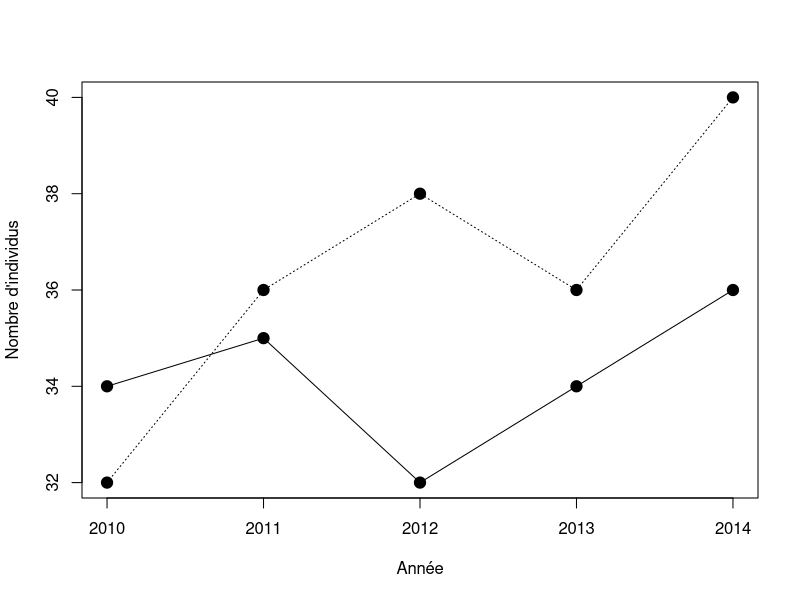
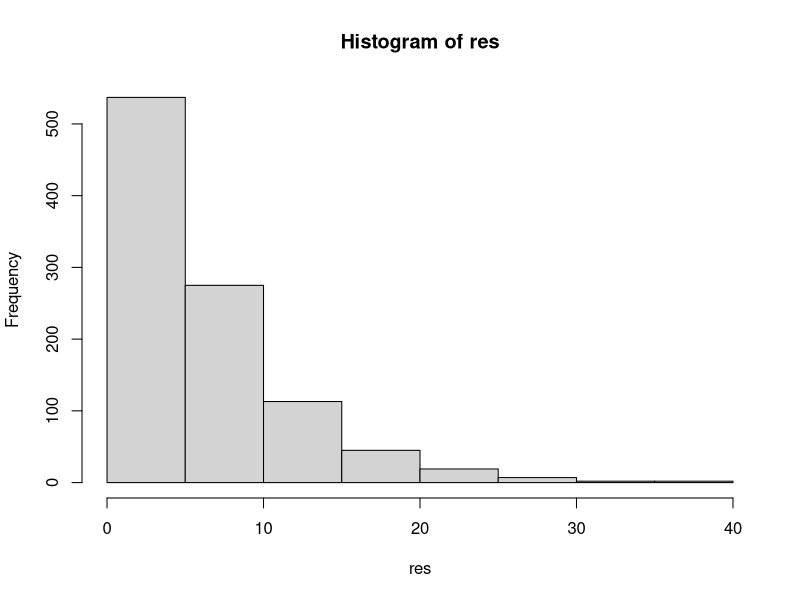
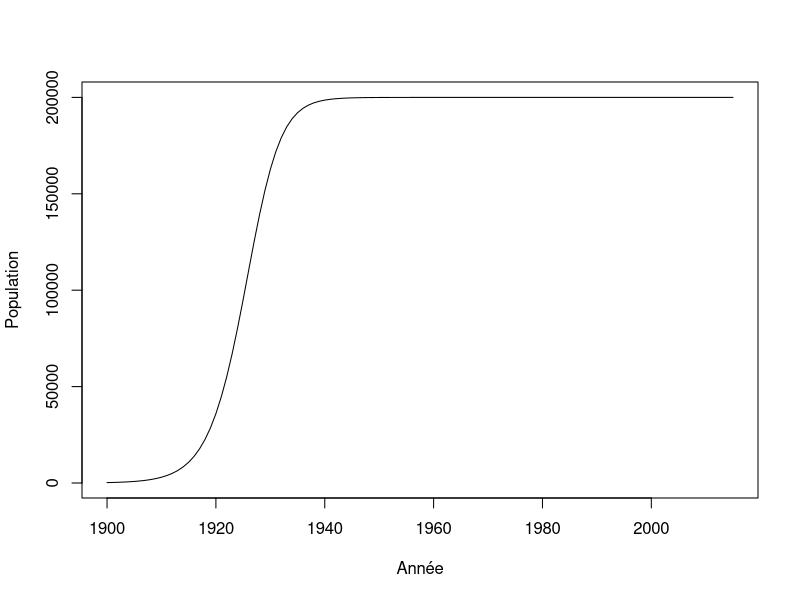
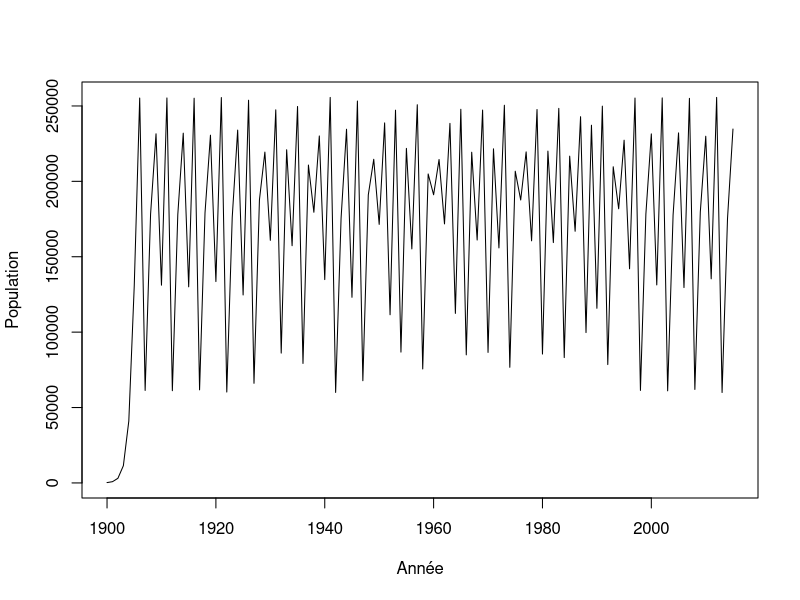

Write R code to recreate these figures, in order.
## ---- chunk 1
quadrats <- read.csv2(file = "donnees/quadrats.csv", header = TRUE,
    stringsAsFactors = FALSE, row.names = 1)
acsa_abondance <- quadrats$acsa
# Abondance moyenne
moy <- mean(acsa_abondance)
# Abondance totale
tot <- sum(acsa_abondance)
# Coefficient de variation de l'abondance
CV <- sd(acsa_abondance)/mean(acsa_abondance)
# Densité maximale dans un quadrat
max_ab <- max(acsa_abondance)
# Densité minimale dans un quadrat
min_ab <- min(acsa_abondance)
## ---- chunk 2
ma_fonction <- function(abondance) {

     # Abondance moyenne
     moy <- mean(abondance)
     # Abondance totale
     tot <- sum(abondance)
     # Coefficient de variation de l'abondance
     CV <- sd(abondance)/mean(abondance)
     # Densité maximale dans un quadrat
     max_ab <- max(abondance)
     # Densité minimale dans un quadrat
     min_ab <- min(abondance)
     # Retour extérieur
     return(c(moy, tot, CV, max_ab, min_ab))
 }
## ---- chunk 3
ma_fonction(acsa_abondance)
## ---- chunk 4
ma_fonction(quadrats$abba)
## ---- chunk 5
donnees <- matrix(nr = 5, nc = 2)
donnees[,1] <- c(34,35,32,34,36)
donnees[,2] <- c(32,36,38,36,40)
an <- c(2010:2014)
rownames(donnees) <- an
colnames(donnees) <- c("Site1", "Site2")
head(donnees)
## ---- chunk 6
plot(an,donnees[,1],type = "l", xlab = "Année",ylab = "Nombre d'individus", ylim=c(32,40),cex=2)
lines(an,donnees[,2], lty = 3)
points(an,donnees[,1], pch = 19,cex=1.5)
points(an,donnees[,2], pch = 19,cex=1.5)
## ---- chunk 7
# 0. Sauvons les données dans une matrice "lambda"
lambda <- matrix(nr = 4, nc = 2)

# 1. Calculons le taux de croissance
lambda[1,1] <- (donnees[2,1] - donnees[1,1]) / donnees[1,1]
## ---- chunk 8
lambda[2,1] <- (donnees[3,1] - donnees[2,1]) / donnees[2,1]
## ---- chunk 9
n_sites <- ncol(donnees)
n_annees <- nrow(donnees)
lambda <- matrix(nr = n_annees-1, nc = n_sites)
for(i in 1:(n_annees-1)) {
    for(j in 1:n_sites) {
        lambda[i,j] <- (donnees[i+1,j] - donnees[i,j]) / donnees[i,j]
    }
}
## ---- chunk 10
head(donnees)
## ---- chunk 11
head(lambda)
## ---- chunk 12
depart <- 1
fin <- 5
for(etape in depart:fin) {
    print(etape)
}
## ---- chunk 13
for(etape in 1:5) {
    print(etape*2)
}
## ---- chunk 14
for(F in -50:-45) {
    cat("Pour F = ",F," on obtient C = ",(F - 32) *5/9, '\n')
}
## ---- chunk 15
vect5 <- runif(5, 0,1)
for(etape in 1:5) {
    print(vect5[etape])
}
## ---- chunk 16
vect500 <- runif(500, 0,1)
for(etape in 1:5) {
    print(vect500[etape * 5])
}
## ---- chunk 17
n = 1
for(etape in -2:1) {
    cat("etape = ",etape, " n = ",n, '\n')
    n <- n + 1
}
## ---- chunk 18
resultat = matrix(nr = 151, nc = 2)
n = 1
for(F in -50:100) {
    resultat[n,1] = F
    resultat[n,2] = (F-32)*5/9
    n = n + 1
}
head(resultat)
## ---- chunk 19
ma_matrice <- matrix(nr = 3, nc = 5)
n <- 1
for(i in 1:3) {
    for(j in 1:5) {
        ma_matrice[i,j] <- n
        n <- n + 1
    }
}
ma_matrice
## ---- chunk 20
piece <- c("pile","face")
combinaison = "face-face"
while(combinaison != "pile-pile") {
    essai1 <- sample(piece, 1)
    essai2 <- sample(piece, 1)
    combinaison <- paste(essai1, "-" , essai2, sep = "")
    print(combinaison)
}
## ---- chunk 21
de <- c(1:6)
n <- 1
tirage <- 1 # Il faut initier le tirage
while(tirage != 6) {
	tirage <- sample(de,1) # tirage du dé
	n <- n + 1 # mise à jour du compter pour tester le nombre de tirages
}
cat(n, "tirages pour obtenir un 6 ", '\n')
## ---- chunk 22
de <- c(1:6)
n_test <- 1000
res <- numeric(n_test)
for(i in 1:n_test) {
	n <- 1
	tirage <- 1 # Il faut initier le tirage
	while(tirage != 6) {
		tirage <- sample(de,1) # tirage du dé
		n <- n + 1 # mise à jour du compter pour tester le nombre de tirages
	}
	res[i] <- n # Enregistrement du nombre de tirage
}
mean(res)
## ---- chunk 23
hist(res)
## ---- chunk 24
r <- 0.3
N <- 220
K <- 200000
step <- 1
while(N < K/2) {
    N <- N + r * N * (1 - N/K)
    step <- step + 1
}
step
## ---- chunk 25
r <- 0.3
K <- 200000
n_steps <- 115
N <- numeric(n_steps+1)
N[1] <- 220

for(i in 2:(n_steps+1)) {
    N[i] <- N[i-1] + r * N[i-1] * (1 - N[i-1]/K)
}
## ---- chunk 26
plot(c(1900:2015), N, type = "l", xlab = "Année", ylab = "Population")
## ---- chunk 27
n_steps <- 115
N <- numeric(n_steps+1)
N[1] <- 220
for(i in 2:(n_steps+1)) {
    N[i] <- N[i-1] + 2.75 * N[i-1] * (1 - N[i-1]/200000)
}
plot(c(1900:2015), N, type = "l", xlab = "Année", ylab = "Population")

## ---- chunk 28
X <- runif(n = 10)
res <- numeric(10)
for(i in 1:10) {
    if(X[i] < 0.3) {
        res[i] <- "plus petit"
    }
    else {
        res[i] <- "plus grand"
    }
}
cbind(X,res)
## ---- chunk 29
chiffres <- runif(n = 10)
res2 <- numeric(10)
for(i in 1:10) {
    if(chiffres[i] > 0.2 & chiffres[i] < 0.6) {
        res2[i] <- "oui"
    }
    else {
        res2[i] <- "non"
    }
}
cbind(chiffres,res2)
## ---- chunk 30
X <- runif(n = 10)
res2 <- numeric(10)
res2[X > 0.2 & X < 0.6] <- "oui"
res2[X < 0.2 | X > 0.6] <- "non"
cbind(X,res2)
